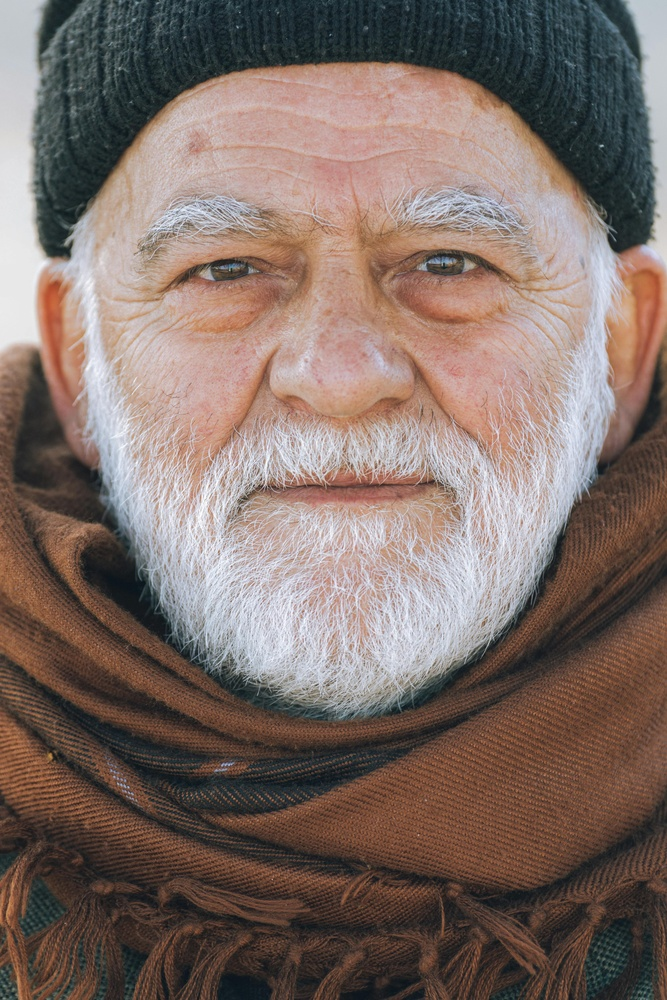
#> input picture AICTE_P2(AMS)/Training_Images/train_old_man.1.1.jpg, 667 x 1000 px, shrunk from 3648 x 5472 before the run, given in place of the camera
$ jupyter execute selfie_face_detection_hyperparameters.ipynb   (shell and % lines are left out)   (text cells are left out)
#> lines starting #> are read from the running program, lines starting #| are printed output that depends on the picture; after the words box and inside, x2 and y2 are one past the last pixel; in counts of white or black regions, pixels touching at a corner belong together
[cell 1]
# Importing the necessary libraries
import cv2
import os

[cell 2]
# Create a directory to save the images if it doesn't already exist
if not os.path.exists("Selfie_Images"):
    os.mkdir("Selfie_Images")

[cell 3]
# Initialize the webcam (0 means the default camera)
camera = cv2.VideoCapture(0)

[cell 4]
# Load the face detection model
face_cascade = cv2.CascadeClassifier(cv2.data.haarcascades + 'haarcascade_frontalface_default.xml')

[cell 5]
# Counter to keep track of the number of selfies taken
selfie_count = 0

while selfie_count < 5:
    # Capture a frame from the webcam
    ret, frame = camera.read()
#> frame is the input picture: shape (1000, 667, 3); mean B, G, R 102.3, 109.2, 126.2
    if not ret:
        break

    # Convert the frame to grayscale (required by the face detection model)
    gray_frame = cv2.cvtColor(frame, cv2.COLOR_BGR2GRAY)
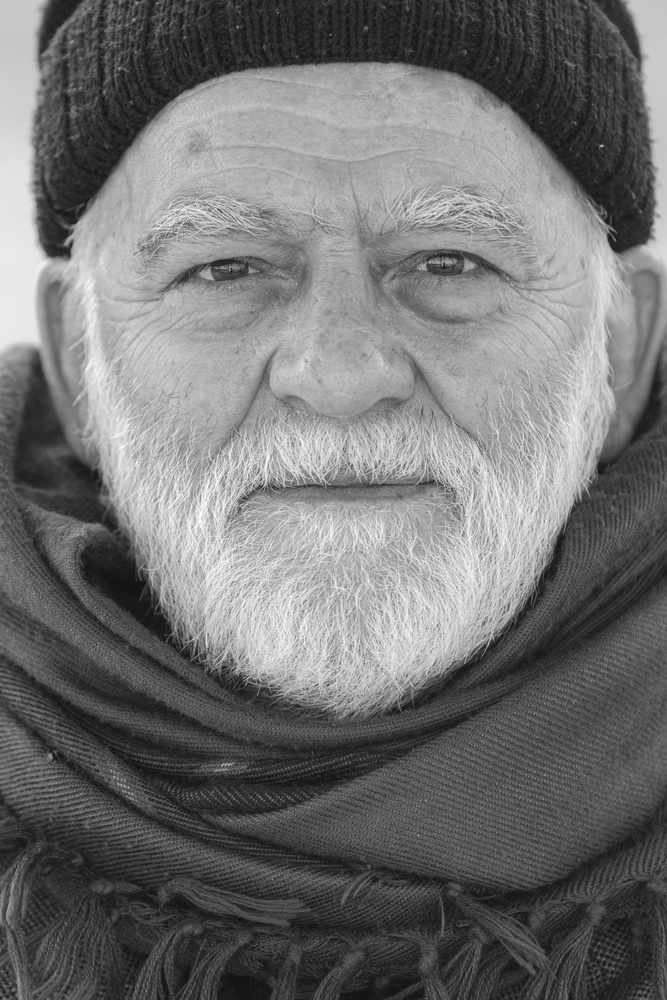
#> gray_frame: shape (1000, 667); min 16, max 255, mean 113.5

    # Detect faces in the frame
    faces = face_cascade.detectMultiScale(gray_frame, scaleFactor=1.1, minNeighbors=5, minSize=(30, 30))
#> faces = [[52, 64, 559, 559]]

    # Draw rectangles around the detected faces and save each face
    for i, (x, y, w, h) in enumerate(faces):
        # Crop the face from the frame
        face = frame[y:y+h, x:x+w]
        # Create a separate folder for each face if multiple faces are detected
        face_folder = f"Selfie_Images/Face_{i+1}"
        if not os.path.exists(face_folder):
            os.mkdir(face_folder)
        # Save the cropped face image
        face_image_path = os.path.join(face_folder, f"selfie_{selfie_count+1}.jpg")
        cv2.imwrite(face_image_path, face)
#> this loop made 1 pass
#> pass 1, `face = frame[y:y+h, x:x+w]`:
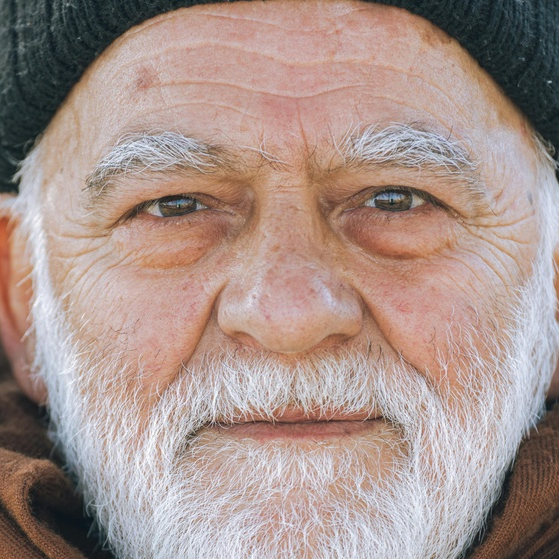
#> face: shape (559, 559, 3); mean B, G, R 140.2, 146.7, 167.1

    # Show the frame with rectangles around faces
    cv2.imshow("Webcam - Press 'q' to Quit", frame)

    # Wait for a key press or a delay to take the next selfie
    key = cv2.waitKey(1000)  # Wait 1 second before taking next selfie
#> (key q is pressed here)
    selfie_count += 1

    # If 'q' is pressed, exit early
    if key == ord('q'):
        break

[cell 6]
# Release the camera and close all windows
camera.release()
cv2.destroyAllWindows()

[cell 7]
# Edge Detection
edge_image = cv2.Canny(frame, 100, 200)
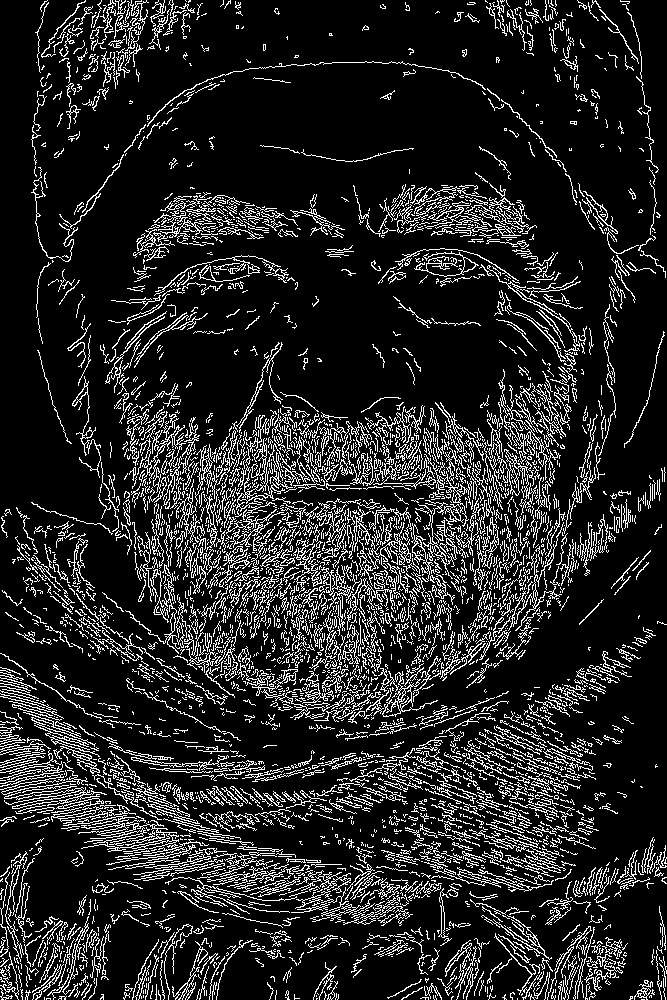
#> edge_image: shape (1000, 667); 14.4% white in thin lines or dots

# Display original vs edge detected image
cv2.imshow("Original Image", frame)
cv2.imshow("Edge Detected Image", edge_image)
cv2.waitKey(0)
cv2.destroyAllWindows()

[cell 8]
# Image Sharpening
import numpy as np
kernel = np.array([[0, -1, 0], [-1, 5, -1], [0, -1, 0]])
sharpened_image = cv2.filter2D(frame, -1, kernel)

# Display original vs sharpened image
cv2.imshow("Original Image", frame)
cv2.imshow("Sharpened Image", sharpened_image)
cv2.waitKey(0)
cv2.destroyAllWindows()

[cell 9]
# Image Sharpening
import numpy as np
kernel = np.array([[0, -1, 0], [-1, 5, -1], [0, -1, 0]])
sharpened_image = cv2.filter2D(frame, -1, kernel)

# Display original vs sharpened image
cv2.imshow("Original Image", frame)
cv2.imshow("Sharpened Image", sharpened_image)
cv2.waitKey(0)
cv2.destroyAllWindows()

[cell 10]
# Blur Image
blurred_image = cv2.GaussianBlur(frame, (5, 5), 0)

# Display original vs blurred image
cv2.imshow("Original Image", frame)
cv2.imshow("Blurred Image", blurred_image)
cv2.waitKey(0)
cv2.destroyAllWindows()

[cell 11]
# Image Resize
resized_image = cv2.resize(frame, None, fx=0.5, fy=0.5)

# Display original vs resized image
cv2.imshow("Original Image", frame)
cv2.imshow("Resized Image", resized_image)
cv2.waitKey(0)
cv2.destroyAllWindows()

[cell 12]
# Image Rotation
(h, w) = frame.shape[:2]
#> h = 1000; w = 667
center = (w // 2, h // 2)
#> center = (333, 500)
rotation_matrix = cv2.getRotationMatrix2D(center, 45, 1.0)
#> rotation_matrix = [[0.707, 0.707, -256], [-0.707, 0.707, 381.9]]
rotated_image = cv2.warpAffine(frame, rotation_matrix, (w, h))

# Display original vs rotated image
cv2.imshow("Original Image", frame)
cv2.imshow("Rotated Image", rotated_image)
cv2.waitKey(0)
cv2.destroyAllWindows()

[cell 13]
# Image Augmentation
flipped_image = cv2.flip(frame, 1)  # Horizontal flip
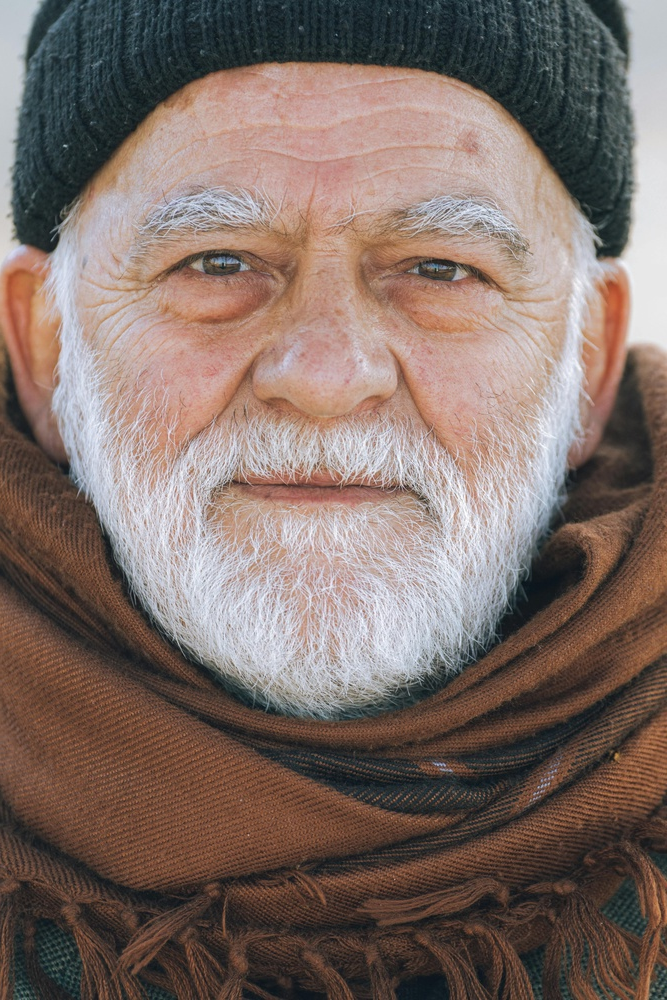
#> flipped_image: shape (1000, 667, 3); mean B, G, R 102.3, 109.2, 126.2
(h, w) = flipped_image.shape[:2]
rotation_matrix = cv2.getRotationMatrix2D((w // 2, h // 2), -30, 1.0)
#> rotation_matrix = [[0.866, -0.5, 294.6], [0.5, 0.866, -99.51]]
augmented_image = cv2.warpAffine(flipped_image, rotation_matrix, (w, h))
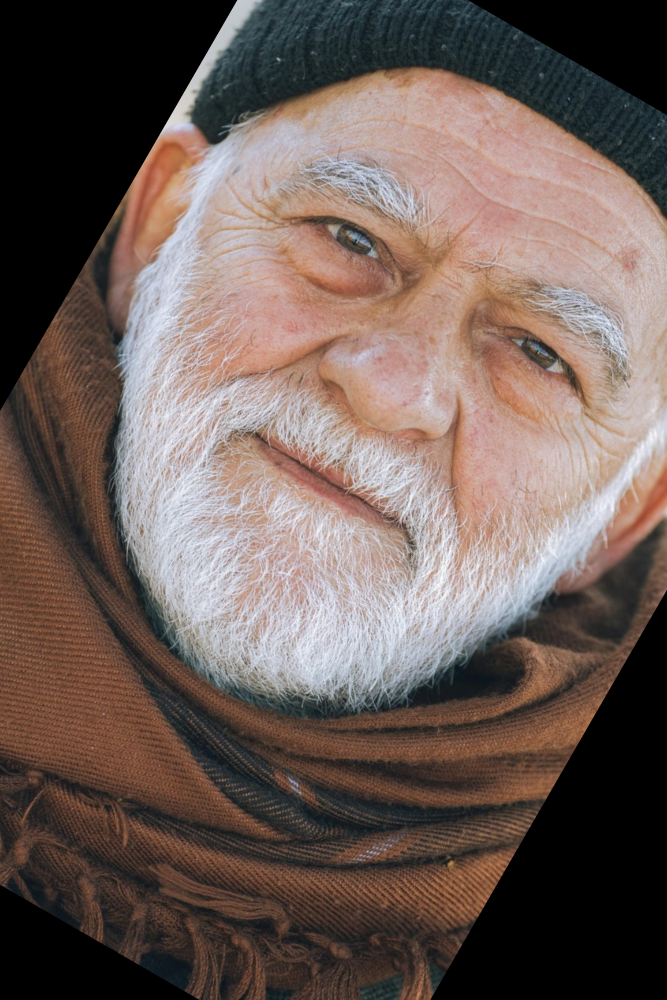
#> augmented_image: shape (1000, 667, 3); mean B, G, R 87.4, 93.4, 109.2
resized_augmented = cv2.resize(augmented_image, (200, 200))
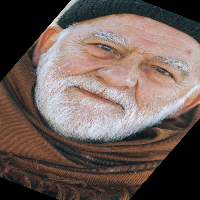
#> resized_augmented: shape (200, 200, 3); mean B, G, R 87.4, 93.3, 109.2

# Display original vs augmented image
cv2.imshow("Original Image", frame)
cv2.imshow("Augmented Image", resized_augmented)
cv2.waitKey(0)
cv2.destroyAllWindows()

[cell 14]
# Image Cropping
cropped_image = frame[50:200, 100:300]
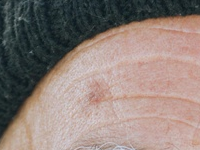
#> cropped_image: shape (150, 200, 3); mean B, G, R 121.3, 127.3, 142

# Display original vs cropped image
cv2.imshow("Original Image", frame)
cv2.imshow("Cropped Image", cropped_image)
cv2.waitKey(0)
cv2.destroyAllWindows()

[cell 15]
# Convert Image to Black & White
bw_image = cv2.cvtColor(frame, cv2.COLOR_BGR2GRAY)

# Create a Negative of the Image
negative_image = 255 - frame
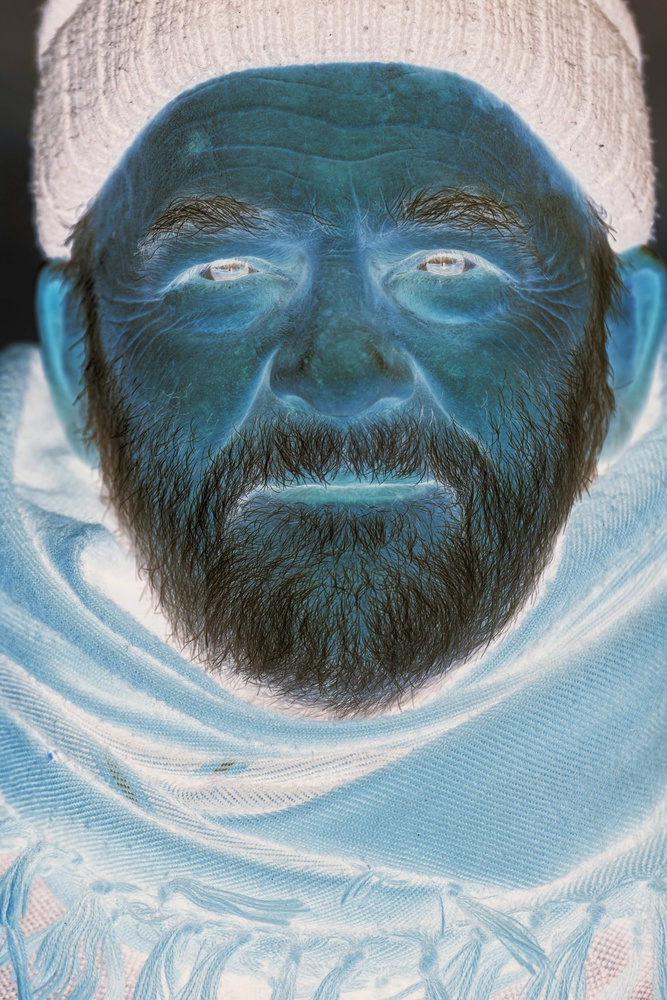
#> negative_image: shape (1000, 667, 3); mean B, G, R 152.7, 145.8, 128.8

# Display original vs black & white vs negative image
cv2.imshow("Original Image", frame)
cv2.imshow("Black & White Image", bw_image)
cv2.imshow("Negative Image", negative_image)
cv2.waitKey(0)
cv2.destroyAllWindows()

[cell 16]
# Face Detection
faces = face_cascade.detectMultiScale(gray_frame, scaleFactor=1.1, minNeighbors=5, minSize=(30, 30))
for (x, y, w, h) in faces:
    cv2.rectangle(frame, (x, y), (x+w, y+h), (255, 0, 0), 2)
#> this loop made 1 pass
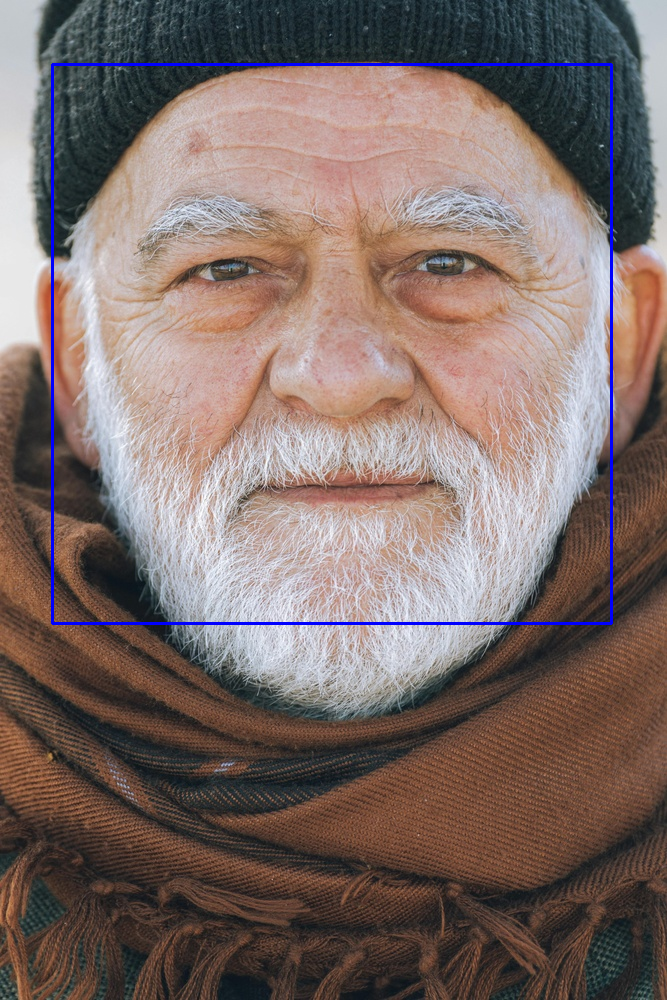
#> frame: shape (1000, 667, 3); 1.01% of pixels changed, all inside (x1, y1, x2, y2) = (51, 63, 613, 625)

# Display original vs face detected image
cv2.imshow("Original Image", gray_frame)
cv2.imshow("Face Detected Image", frame)
cv2.waitKey(0)
cv2.destroyAllWindows()

[cell 17]
# Identifying Facial Features
eye_cascade = cv2.CascadeClassifier(cv2.data.haarcascades + 'haarcascade_eye.xml')
eyes = eye_cascade.detectMultiScale(gray_frame, 1.1, 10)
#> eyes = ()
for (ex, ey, ew, eh) in eyes:
    cv2.rectangle(frame, (ex, ey), (ex+ew, ey+eh), (0, 255, 0), 2)
#> this loop made 0 passes

# Display original vs eyes detected image
cv2.imshow("Original Image", gray_frame)
cv2.imshow("Eyes Detected Image", frame)
cv2.waitKey(0)
cv2.destroyAllWindows()
